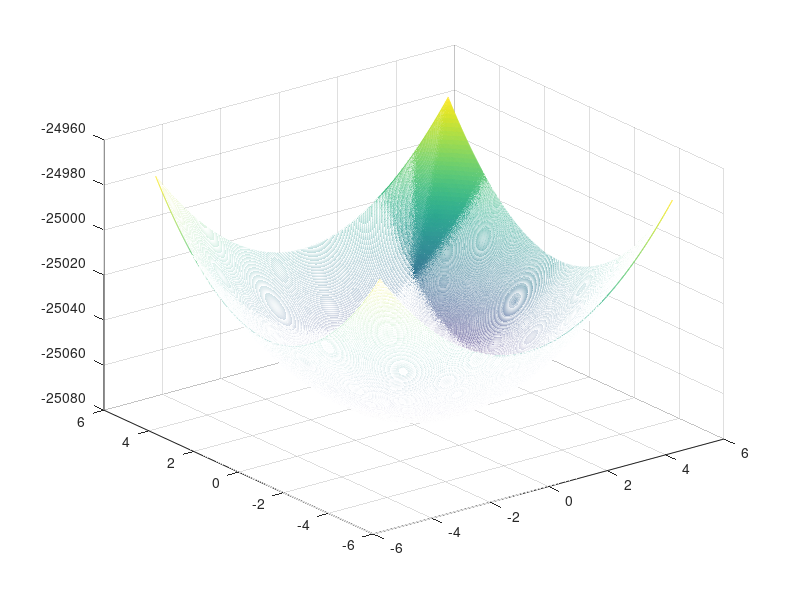

The MATLAB script that drew this image:
clc
clear all
close all
f=@(x1,x2)2*x1.^2-3*x1*x2+2*x2.^2;
[x,y]=meshgrid(-5:0.01:5,-5:0.01:5);
z=f(x,y);
mesh(x,y,z)